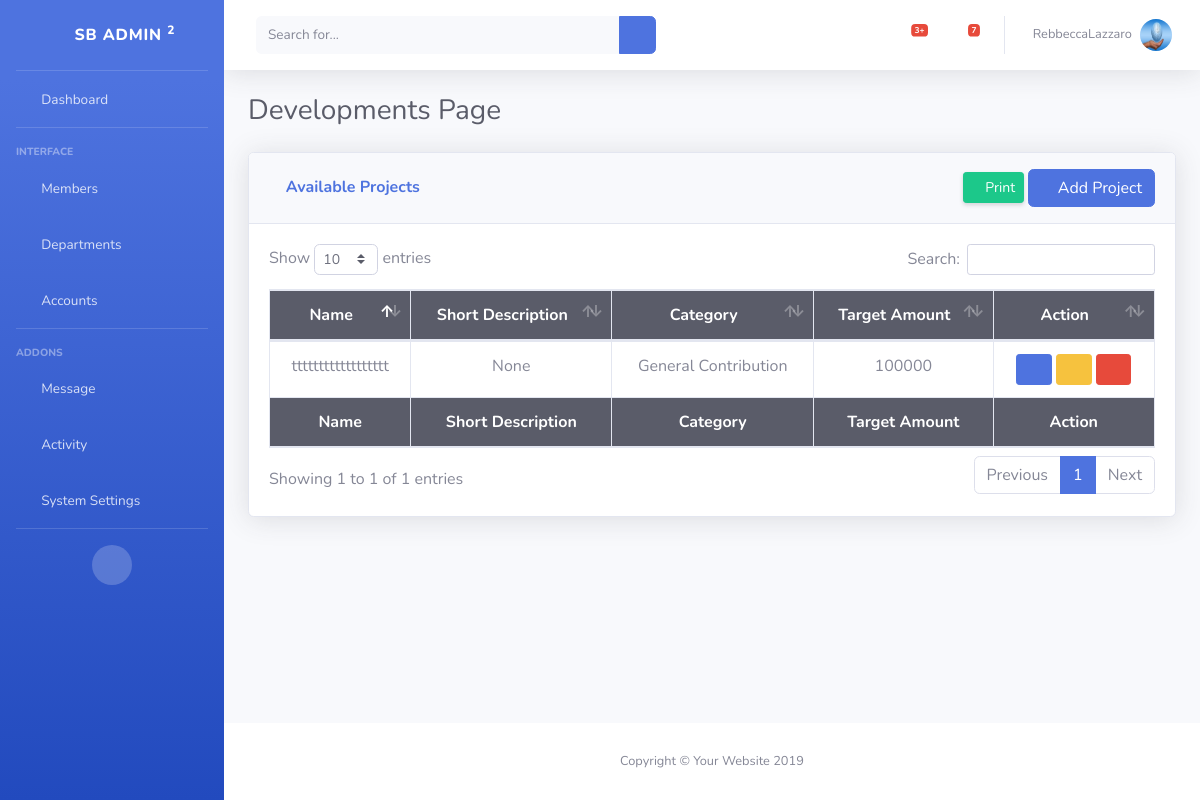
The app's page /contribution/view/develop/project/ (signed in) with its own data.
### DB/models.py (models this page shows, shortened)
class Person(models.Model):
	active = models.BooleanField(default=True)
	user = models.OneToOneField(User, on_delete=models.SET_NULL , blank=True, null=True)
	first_name = models.CharField(max_length=255)
	middle_name = models.CharField(max_length=255, blank=True, null=True)
	last_name = models.CharField(max_length=255)
	gender = models.CharField(choices=main_database_components.GenderChoices, max_length=20)
	email = models.EmailField(blank=True)
	image = models.ImageField(upload_to="Users_image", blank=True)

### Contribution/models.py (models this page shows, shortened)
class ChurchDevelopment(models.Model):
	name = models.CharField(max_length=150, unique=True)
	contribution_type = models.CharField(choices=TYPES_OF_CONTRIBUTIONS, max_length=20)
	target_amount = models.IntegerField()
	short_description = models.CharField(max_length=255, blank=True, null=True)
	description = models.TextField(blank=True)
	target_date = models.DateField(blank=True, null=True)
	timestamp = models.DateTimeField(auto_now_add=True)
	def __str__(self):
		return self.name

### Contribution/views.py (the view)
# urls.py: path('view/develop/project/', views.view_church_project, name='view_church_project'),
@login_required(login_url='accounts:login')
def view_church_project(request):
	projects_qs = ChurchDevelopment.objects.all()
	template = 'develop/develop_view_page.html'
	context = {
		'response_data': projects_qs,
	}
	return render(request, template, context)

### Contribution/templates/develop/develop_view_page.html (shortened to what this page needs)
{% extends 'base.html' %}
{% load static %}
{% block content %}
<div class="d-sm-flex align-items-center justify-content-between mb-4">
	<h1 class="h3 mb-0 text-gray-800">Developments Page</h1>
</div>
<div class="row">
	<div class="col-md-12">
		<div class="card shadow mb-12">
			<div class="card-header py-3 card-header d-flex flex-row align-items-center justify-content-between">
				<h6 class="m-0 font-weight-bold text-primary">
					<i class="fas fa-question-circle"></i>
					Available Projects
				</h6>
				<div class="float-right">
					<a href="#" class="d-none d-sm-inline-block btn btn-sm btn-success shadow-sm">
						<i class="fas fa-print fa-sm text-white-50"></i>
						Print
					</a>
					<a class="js-add-btn btn btn-primary text-white" href="#UserViewModal" data-toggle="modal"  >
						<i class="fas fa-plus-circle"></i>
						Add Project
					</a>
				</div>
			</div>
	        <div class="card-body">
		        <div class="table-responsive">
					<table class="table table-bordered " id="dataTable" width="100%" cellspacing="0">
						<thead class="bg-dark text-white text-center">
						<tr>
							<th>Name</th>
							<th>Short Description</th>
							<th>Category</th>
							<th>Target Amount</th>
							<th>Action</th>
				        </tr>
						</thead>
						<tfoot class="bg-dark text-white text-center">
					        <tr>
						        <th>Name</th>
								<th>Short Description</th>
								<th>Category</th>
								<th>Target Amount</th>
								<th>Action</th>
					        </tr>
						</tfoot>
						<tbody>
					      {% if response_data %}
							      {% for department in response_data %}
							        <tr class="text-center">
							          <td>{{ department }}</td>
							          <td>{{ department.short_description}}</td>
							          <td>{{ department.contribution_type }}</td>
							          <td>{{ department.target_amount  }}</td>
								        <td>
									        <a class="btn btn-primary btn-sm" href="{% url 'contrib:detail_church_project' slug=department.pk %}">
										        <i class="fas fa-fw fa-eye"></i>
									        </a>
									        <a class="js-edit-member btn btn-warning btn-sm" href="#UserViewModal"  data-toggle="modal" data-link="{{ department.pk }}">
										        <i class="fas fa-fw fa-edit"></i>
									        </a>
									        <a class="js-delete-member btn btn-danger btn-sm" href="#" data-toggle="modal" data-link="{{ department.pk }}" data-target="#DeleteModal">
										        <i class="fas fa-fw fa-trash"></i>
									        </a>
								        </td>
							        </tr>
							      {% endfor %}
					      {% endif %}
						</tbody>
					</table>
		        </div>
	        </div>
		</div>
	</div>
</div>
{% endblock %}
{% block extra_scripts %}
  <link href="{% static 'vendor/datatables/dataTables.bootstrap4.min.css' %}" rel="stylesheet">
{% endblock %}

### Core/templates/toolbar_default.html (shortened to what this page needs)
<nav class="navbar navbar-expand navbar-light bg-white topbar mb-4 static-top shadow">
    <form class="d-none d-sm-inline-block form-inline mr-auto ml-md-3 my-2 my-md-0 mw-100 navbar-search">
        <div class="input-group">
            <input type="text" class="form-control bg-light border-0 small" placeholder="Search for..." aria-label="Search" aria-describedby="basic-addon2">
            <div class="input-group-append">
                <button class="btn btn-primary" type="button">
                    <i class="fas fa-search fa-sm"></i>
                </button>
            </div>
        </div>
    </form>
    <ul class="navbar-nav ml-auto">
        <li class="nav-item dropdown no-arrow mx-1">
            <a class="nav-link dropdown-toggle" href="#" id="alertsDropdown" role="button" data-toggle="dropdown" aria-haspopup="true" aria-expanded="false">
                <i class="fas fa-bell fa-fw"></i>
                <span class="badge badge-danger badge-counter">3+</span>
            </a>
        </li>
        <li class="nav-item dropdown no-arrow mx-1">
            <a class="nav-link dropdown-toggle" href="#" id="messagesDropdown" role="button" data-toggle="dropdown" aria-haspopup="true" aria-expanded="false">
                <i class="fas fa-envelope fa-fw"></i>
                <span class="badge badge-danger badge-counter">7</span>
            </a>
        </li>
        <li class="nav-item dropdown no-arrow">
            <a class="nav-link dropdown-toggle" href="#" id="userDropdown" role="button" data-toggle="dropdown" aria-haspopup="true" aria-expanded="false">
                <span class="mr-2 d-none d-lg-inline text-gray-600 small">{{ request.user.username }}</span>
                <img class="img-profile rounded-circle" src="/media/{{request.user.person.image }}">
            </a>
        </li>
    </ul>
</nav>

### records on screen
ChurchDevelopment: name "tttttttttttttttttt", short_description "None", contribution_type "General Contribution", target_amount "100000"

### other values on screen
{{ request.user.username }} "RebbeccaLazzaro"
